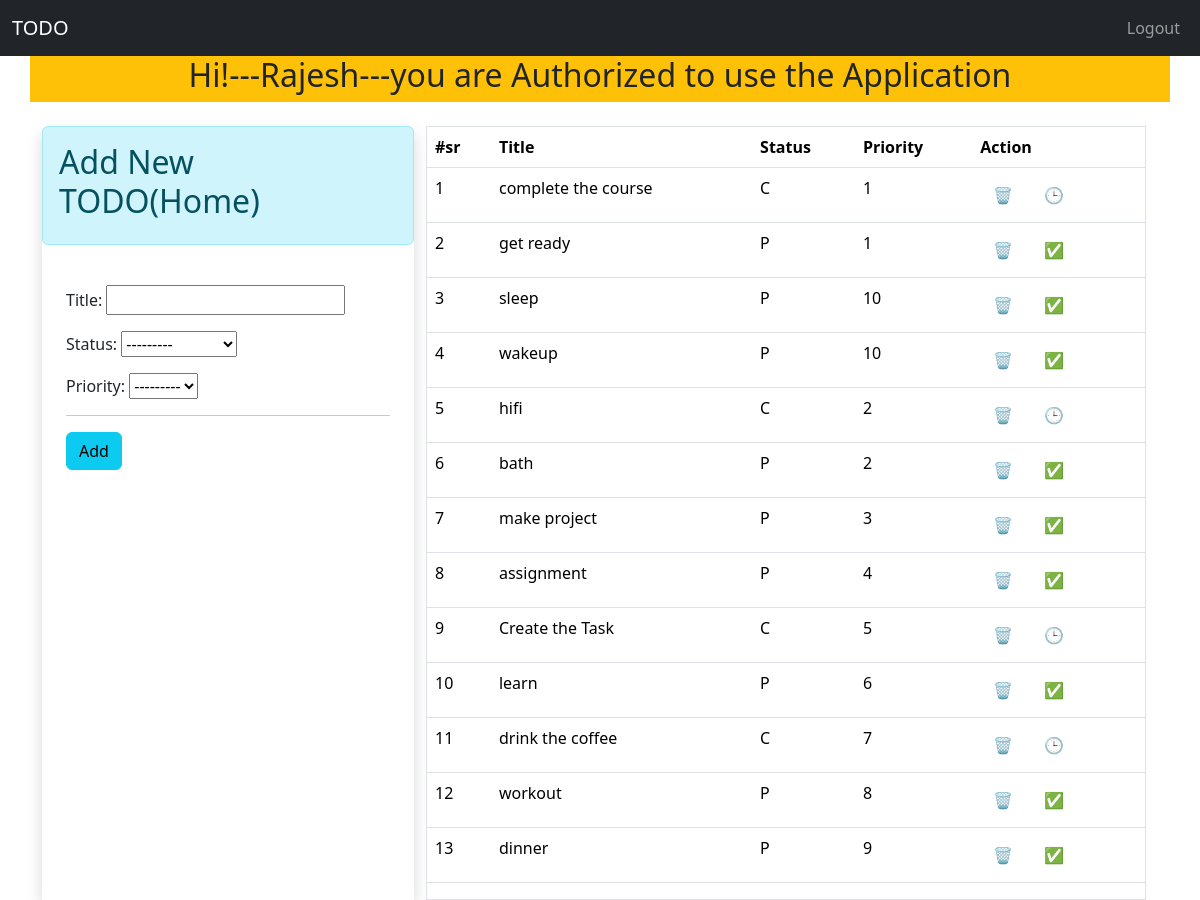
The app's page / (signed in) with its own data.
### App/models.py (models this page shows)
class TODO(models.Model):
    status_choices = [
    ("C", "COMPLETED"),
    ("P", "PENDING"),]
    priority_choices = [
        ("1",'1️⃣'),
        ("2",'2️⃣'),
        ("3",'3️⃣'),
        ("4",'4️⃣'),
        ("5",'5️⃣'),
        ("6",'6️⃣'),
        ("7",'7️⃣'),
        ("8",'8️⃣'),
        ("9",'9️⃣'),
        ("10",'🔟'),
    ]
    title = models.CharField(max_length=30)
    status = models.CharField(max_length=2, choices=status_choices)
    user = models.ForeignKey(User, on_delete=models.CASCADE)
    date = models.DateTimeField(auto_now_add=True)
    priority = models.CharField(max_length=2, choices=priority_choices)

### App/views.py (the view)
# urls.py: path('',home,name='home'),
@login_required(login_url='login')
def home(request):
    if request.user.is_authenticated:
        user = request.user # will save the request.user object to user
        form = TODOForm()
        todos = TODO.objects.filter(user=user).order_by('priority') #this will fetch the data with user object
        return render(request,"home.html",context={'form':form, 'todos':todos})

### App/forms.py
class TODOForm(ModelForm):
    class Meta:
        model = TODO
        fields = ['title','status','priority']

### templates/home.html (shortened to what this page needs)
    {% extends 'base.html' %}
    {% block content %}
    <div class="container text-center">
      <div class="row bg-warning">
        <h2>Hi!---{{request.user.username}}---you are Authorized to use the Application</h2>
      </div>
    </div>
    <div>
      <div class="container pt-4">
        <div class="row p-0 mx-auto">
          <div class="col-lg-4 shadow p-0">
            <div class="alert alert-info">
              <h2>Add New TODO(Home)</h2>
            </div>
            <div class="p-4">
              <form method="POST" action="/addtodo/">
                {{form.as_p}}
                <hr>
                <input class="btn btn-info" type="submit" value="Add">
              </form>
            </div>
        </div>
        <div class="col">
          <div class="border">
            {% if todos|length == 0 %}
            <div class="p-4">
              <br>
              <br>
              <div class="alert alert-danger text-center">
                <p class="" style="font-size: 30px;">No-Todos</p>
              </div>
              <br>
              <br>
            </div>
            {% else %}
            <div>
              <table class="table">
                <thead>
                  <tr>
                    <th>#sr</th>
                    <th>Title</th>
                    <th>Status</th>
                    <th>Priority</th>
                    <th>Action</th>
                  </tr>
                </thead>
                <tbody>
                  {% for n in todos %}
                  <tr>
                    <td>{{forloop.counter}}</td>
                    <td>{{n.title}}</td>
                    <td>{{n.status}}</td>
                    <td>{{n.priority}}</td>
                    <td>
                        <a href="/deletetodo/{{n.id}}" class="btn" title="Delete">🗑️</a>
                        {% if n.status == 'P' %}
                        <a href="/changestatus/{{n.id}}/C" class="btn" title="Mark completed">✅</a>
                        {%else%}
                        <a href="/changestatus/{{n.id}}/P" class="btn" title="Mark pending">🕒</a>
                        {%endif%}
                    </td>
                  </tr>
                  {% endfor %}
                </tbody>
              </table>
            </div>
            {% endif %}
          </div>
        </div>
        </div>
      </div>
    </div>
    {% endblock %}

### templates/base.html (shortened to what this page needs)
<!doctype html>
<html lang="en">
  <head>
    <link href="https://cdn.jsdelivr.net/npm/bootstrap@5.3.3/dist/css/bootstrap.min.css" rel="stylesheet">
  </head>
<body>
<nav class="navbar navbar-expand-lg navbar-dark bg-dark">
    <div class="container-fluid">
      <a class="navbar-brand" href="/">TODO</a>
      <div class="collapse navbar-collapse" id="navbarNav">
        <ul class="navbar-nav ms-auto">
          {% if request.user.is_authenticated %}
          <li class="nav-item">
            <a class="nav-link" href="/logout/">Logout</a>
          </li>
          {% endif %}
        </ul>
      </div>
    </div>
  </nav>
   <div>
    {% block content %}
    {% endblock %}
   </div>
</body>
</html>

### records on screen
TODO: title "complete the course", status "C", priority "1"
TODO: title "get ready", status "P", priority "1"
TODO: title "sleep", status "P", priority "10"
TODO: title "wakeup", status "P", priority "10"
TODO: title "hifi", status "C", priority "2"
TODO: title "bath", status "P", priority "2"
TODO: title "make project", status "P", priority "3"
TODO: title "assignment", status "P", priority "4"
TODO: title "Create the Task", status "C", priority "5"
TODO: title "learn", status "P", priority "6"
TODO: title "drink the coffee", status "C", priority "7"
TODO: title "workout", status "P", priority "8"
TODO: title "dinner", status "P", priority "9"

### other values on screen
{{ request.user.username }} "Rajesh"
